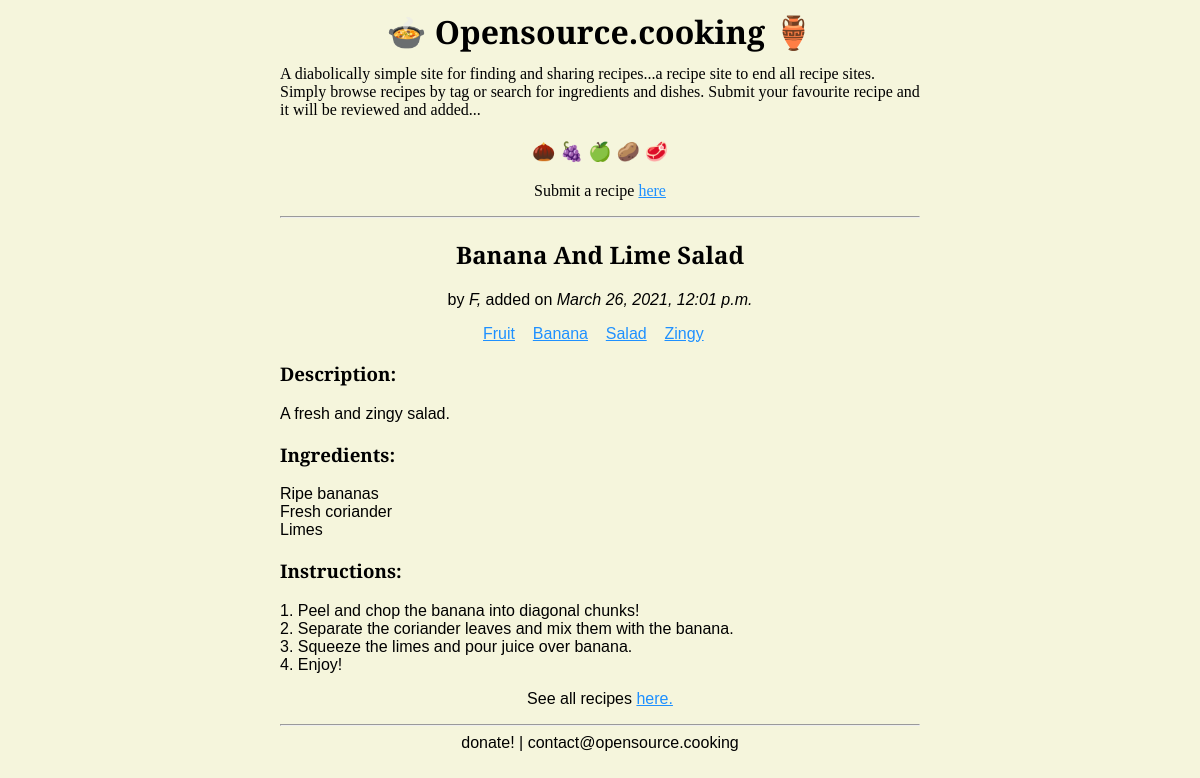
The app's page /recipes/3GY0vbanana-and-lime-saladoaneh/ with its own data.
### recipes/models.py (models this page shows, shortened)
class Recipe(models.Model):
  title = models.CharField(max_length=200)
  author = models.CharField(max_length=100, default="Anonymous")
  email = models.EmailField(max_length=254, blank=True)
  date_submitted = models.DateTimeField(auto_now_add=True)
  tags = models.ManyToManyField('Tag', related_name='recipes', blank=True)
  description = models.TextField(max_length=200, default=None)
  ingredients = models.TextField()
  instructions = models.TextField()
  link1 = models.URLField(max_length=300, blank=True)
  link2 = models.URLField(max_length=300, blank=True)
  visible = models.BooleanField(default=False)
  recipe_slug = models.SlugField(unique=True, default=ran_string(18))

class Tag(models.Model):
  name = models.CharField(max_length=100)
  visible = models.BooleanField(default=False)
  slug = models.SlugField(unique=True, default=ran_string(18))
  def __str__(self):
    return self.name

### recipes/views.py (the view)
# urls.py: path('recipes/<slug:recipe_slug>/', views.detail_view, name='detail'),
def detail_view(request, recipe_slug):
    recipe=Recipe.objects.filter(recipe_slug=recipe_slug)
    ip1 = get_client_ip(request)
    print(ip1)
    context = {
        "recipe": recipe[0],
    }
    return render(request, "recipes/detail.html", context)

### recipes/templates/recipes/detail.html
{% extends "recipes/base.html" %}
{% block content %}
<p class="st" style="text-align: center;">Submit a recipe <a href="/submit/">here</a></p>
<hr>
<h2>{{ recipe.title|title }}</h2>
<p style="text-align: center;">by <i>{{ recipe.author }}, </i> added on <i>{{recipe.date_submitted}}</i></p>
<div>
    {% if recipe.tags.all %}
    <div style="text-align: center;">
        {% for tag in recipe.tags.all %}
            <a href="{% url 'recipes:tag' tag.slug %}">{{ tag }}</a> &nbsp;&nbsp;
        {% endfor %}
    {% endif %}
    </div>
        <h3>Description:</h3>
        <p>{{recipe.description}}</p>
        <h3>Ingredients:</h3>
        <p>{{ recipe.ingredients|linebreaks }}</p>
        <h3>Instructions:</h3>
        <p>{{ recipe.instructions|linenumbers|linebreaks }}</p>
<p style="text-align: center;"> See all recipes <a href="/">here.</a></p>
{% endblock %}

### recipes/templates/recipes/base.html (style rules this page uses)
html { max-width: 100%; font-size: 100%; }
body { background: #F5F5DC; color: black ; max-width: 40em ; margin: auto; padding: 0 16px ; margin-bottom: 20em; font-family: sans-serif; font-size: 1em; }
p { font-family: sans-serif; }
a { color:dodgerblue; }
h3 { font-family: 'Spectral', serif ; }
.st { font-family: 'Spectral', serif; }
h2 { color:black ; text-align: center; font-family: 'Spectral', serif ; }
hr { color:black; }

### records on screen
Recipe: title "Banana And Lime Salad", author "F", date_submitted "March 26, 2021, 12:01 p.m.", description "A fresh and zingy salad.", ingredients "Ripe bananas Fresh coriander Limes", instructions|linenumbers "1. Peel and chop the banana into diagonal chunks! 2. Separate the coriander leaves and mix them with the banana. 3. Squeeze the limes and pour juice over banana. 4. Enjoy!"
Tag: name "Fruit"
Tag: name "Banana"
Tag: name "Salad"
Tag: name "Zingy"
